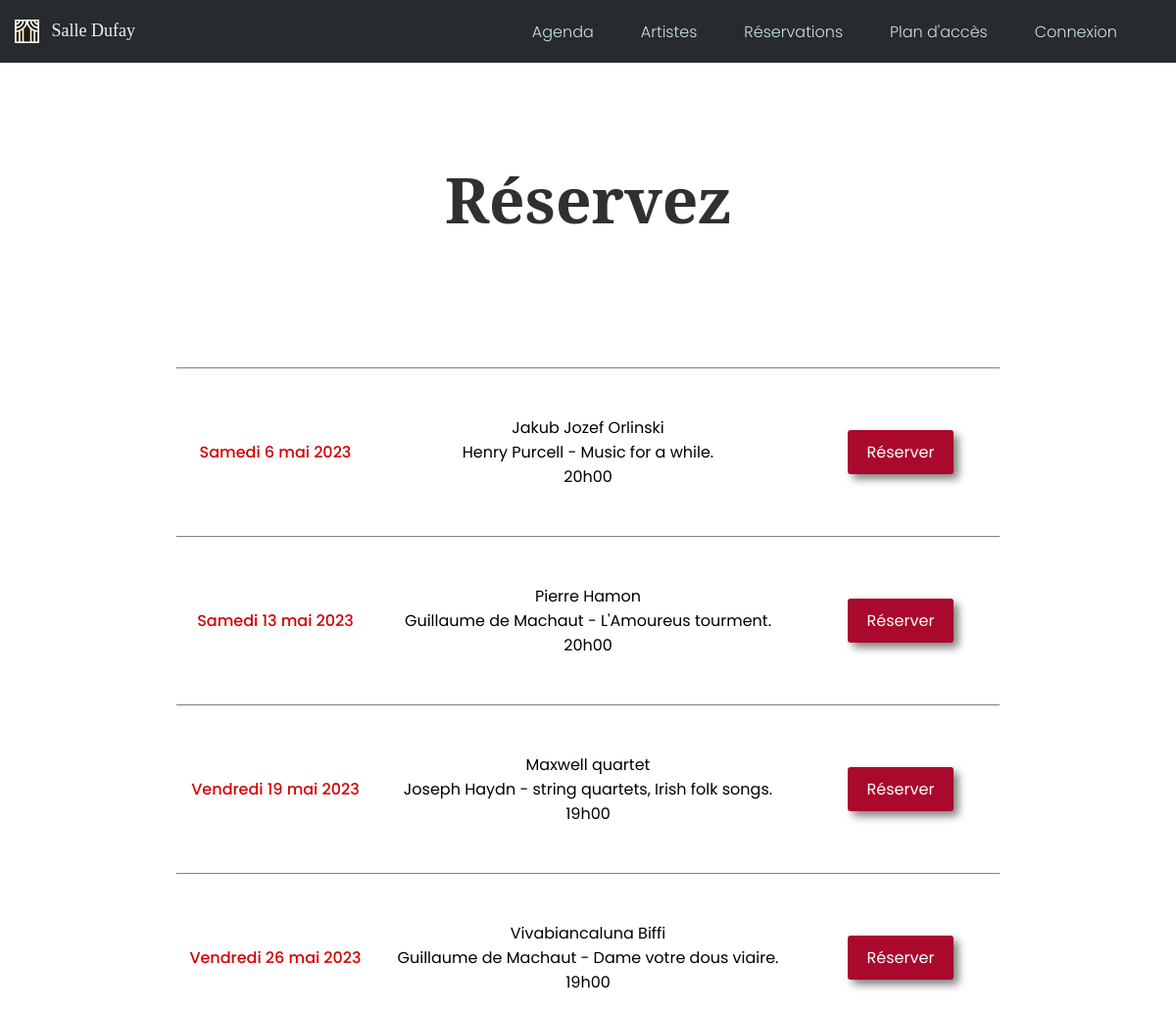
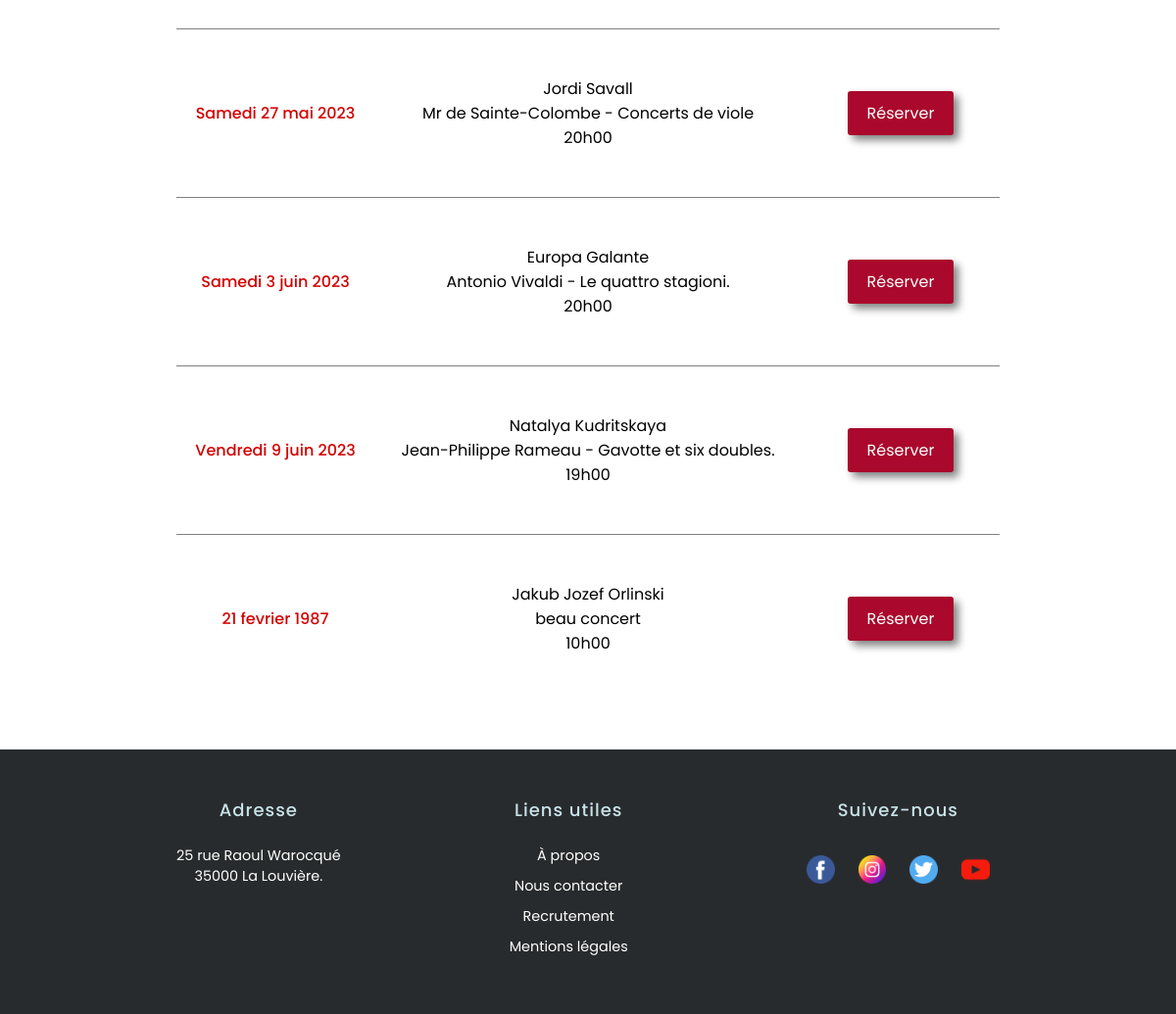
/index.php?page=reservations, run on the app's committed database (2 pictures, top to bottom).
### tables this page shows
CREATE TABLE `concert` (
  `id_concert` int(11) NOT NULL,
  `date` varchar(100) NOT NULL,
  `time` varchar(100) NOT NULL,
  `libelle` varchar(200) NOT NULL,
  `id_artistes` int(11) NOT NULL,
  `concert_description` text NOT NULL,
  `concert_pic` varchar(100) NOT NULL
);

CREATE TABLE `artistes` (
  `id_artistes` int(100) NOT NULL,
  `name` varchar(100) NOT NULL,
  `description` text NOT NULL,
  `picture` varchar(200) NOT NULL,
  `instrument` varchar(30) NOT NULL
);

### includes/core/controllers/controller_reservations.php (called while the page is built)
<?php
    require_once('includes/core/models/dao/dao_concert.php');
    $concerts = getConcerts();
    require_once("includes/core/views/view_reservations.php");

### index.php (called while the page is built)
<?php
    require_once("includes/core/rooter.php");
?>

### includes/core/models/dao/dao_concert.php (called while the page is built, shortened)
<?php
    function getConcerts(){
        $conn = getConnexion();
        $SQLQuery = "SELECT
                        `id_concert`,
                        `date`,
                        `time`,
                        `libelle`,
                        name,
                        `concert_description`,
                        `concert_pic`
                    FROM
                        `concert`
                    INNER JOIN artistes
                    ON concert.id_artistes=artistes.id_artistes
                ";
        $SQLStmt = $conn->prepare($SQLQuery);
        $SQLStmt->execute();
        $concertsList = $SQLStmt -> fetchAll();
        return $concertsList;
    }

### includes/core/views/view_reservations.php (the view, shortened to what this page needs)
<!DOCTYPE html>
<html lang="en">
    <head>
        <link rel="stylesheet" href="public/style/style.css">
    </head>
    <body>
        <?php
            require_once('includes/partials/header.php');
        ?>
        <main class='booking-main'>
            <h1>Réservez</h1>
            <div class="booking-container">
                <?php foreach ($concerts as $concert) : ?>
                    <article class='booking'>
                        <div class='booking-day'>
                            <p class='day'> <?= $concert['date']?></p>
                        </div>
                        <div class='booking-concert'>
                            <p><?= $concert['name']?></p>
                            <p><?= $concert['libelle']?></p>
                            <p><?= $concert['time']?></p>
                        </div>
                        <div class='booking-button'>
                            <a class='reservation-btn' href='http://www.fnacspectacles.com/artist/'>Réserver</a>
                        </div>
                    </article>
                <?php endforeach; ?>
            </div>
        </main>
        <?php require_once('includes/partials/footer.php');?>
    </body>
</html>

### public/style/style.css (style rules this page uses)
body { min-height: 100vh; width: 100%; background-color: white; }
a { color: inherit; }
main { width: 100%; margin-top: 4em; }
h1 { text-align: center; font-size: 4em; margin-top: 5%; margin-bottom: 2em; font-family: 'Noto Serif', serif; color: #303030; }
.booking-main h1 { margin-top: 2.5em; color: #303030; }
.day { font-weight: 500; font-family: 'Poppins', sans-serif; color: #d30000; }
.booking { display: grid; grid-template-columns: 1fr 2fr 1fr; grid-column-gap: 1em; width: 70%; margin: 0 auto; padding-top: 3em; padding-bottom: 3em; border-top: 1px solid grey; }
.booking-main { margin-bottom: 3em; }
.booking-button { display: flex; align-items: center; justify-content: center; margin: 10px; }
.booking-day { display: flex; align-items: center; justify-content: center; }
.booking-concert { text-align: center; font-family: 'Poppins', sans-serif; }
.reservation-btn { padding: 10px 20px; background-color: #aa082c; color: white; border: none; cursor: pointer; transition: 0.3 ease; font-family: Poppins; box-shadow: 5px 5px 8px grey; border-radius: 3px; }

### data on the page
concert: date "Samedi 6 mai 2023", id_artistes.name "Jakub Jozef Orlinski", libelle "Henry Purcell - Music for a while.", time "20h00"
concert: date "Samedi 13 mai 2023", id_artistes.name "Pierre Hamon", libelle "Guillaume de Machaut - L'Amoureus tourment.", time "20h00"
concert: date "Vendredi 19 mai 2023", id_artistes.name "Maxwell quartet", libelle "Joseph Haydn - string quartets, Irish folk songs.", time "19h00"
concert: date "Vendredi 26 mai 2023", id_artistes.name "Vivabiancaluna Biffi", libelle "Guillaume de Machaut - Dame votre dous viaire.", time "19h00"
concert: date "Samedi 27 mai 2023", id_artistes.name "Jordi Savall", libelle "Mr de Sainte-Colombe - Concerts de viole", time "20h00"
concert: date "Samedi 3 juin 2023", id_artistes.name "Europa Galante", libelle "Antonio Vivaldi - Le quattro stagioni.", time "20h00"
concert: date "Vendredi 9 juin 2023", id_artistes.name "Natalya Kudritskaya", libelle "Jean-Philippe Rameau - Gavotte et six doubles.", time "19h00"
concert: date "21 fevrier 1987", id_artistes.name "Jakub Jozef Orlinski", libelle "beau concert", time "10h00"
